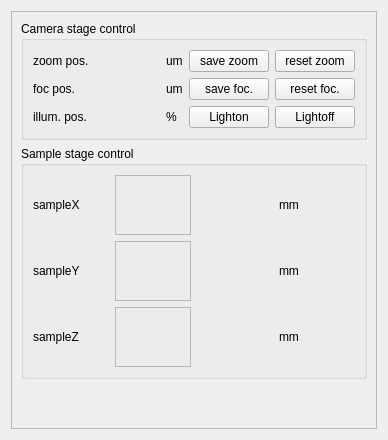
             <widget class="QWidget" name="tab_7">
              <attribute name="title">
               <string>BLControl</string>
              </attribute>
              <layout class="QVBoxLayout" name="verticalLayout_13">
               <item>
                <widget class="QFrame" name="frame_4">
                 <property name="frameShape">
                  <enum>QFrame::StyledPanel</enum>
                 </property>
                 <property name="frameShadow">
                  <enum>QFrame::Raised</enum>
                 </property>
                 <layout class="QVBoxLayout" name="verticalLayout_12">
                  <item>
                   <widget class="QGroupBox" name="groupBox_2">
                    <property name="title">
                     <string>Camera stage control</string>
                    </property>
                    <layout class="QVBoxLayout" name="verticalLayout_14">
                     <item>
                      <layout class="QGridLayout" name="gridLayout_7">
                       <item row="4" column="3">
                        <widget class="QLabel" name="label_26">
                         <property name="sizePolicy">
                          <sizepolicy hsizetype="Fixed" vsizetype="Preferred">
                           <horstretch>0</horstretch>
                           <verstretch>0</verstretch>
                          </sizepolicy>
                         </property>
                         <property name="text">
                          <string>%</string>
                         </property>
                        </widget>
                       </item>
                       <item row="4" column="5">
                        <widget class="QPushButton" name="pushButton_4">
                         <property name="text">
                          <string>Lightoff</string>
                         </property>
                        </widget>
                       </item>
                       <item row="1" column="4">
                        <widget class="QPushButton" name="pushButton_10">
                         <property name="text">
                          <string>save foc.</string>
                         </property>
                        </widget>
                       </item>
                       <item row="4" column="4">
                        <widget class="QPushButton" name="pushButton_3">
                         <property name="text">
                          <string>Lighton</string>
                         </property>
                        </widget>
                       </item>
                       <item row="0" column="1">
                        <widget class="TaurusWheelEdit" name="frame_zoom_pos">
                         <property name="frameShape">
                          <enum>QFrame::StyledPanel</enum>
                         </property>
                         <property name="frameShadow">
                          <enum>QFrame::Raised</enum>
                         </property>
                        </widget>
                       </item>
                       <item row="1" column="1">
                        <widget class="TaurusWheelEdit" name="frame_foc_pos">
                         <property name="frameShape">
                          <enum>QFrame::StyledPanel</enum>
                         </property>
                         <property name="frameShadow">
                          <enum>QFrame::Raised</enum>
                         </property>
                        </widget>
                       </item>
                       <item row="1" column="5">
                        <widget class="QPushButton" name="pushButton_12">
                         <property name="text">
                          <string>reset foc.</string>
                         </property>
                        </widget>
                       </item>
                       <item row="4" column="1">
                        <widget class="TaurusWheelEdit" name="frame_illum_pos">
                         <property name="frameShape">
                          <enum>QFrame::StyledPanel</enum>
                         </property>
                         <property name="frameShadow">
                          <enum>QFrame::Raised</enum>
                         </property>
                        </widget>
                       </item>
                       <item row="0" column="0">
                        <widget class="QLabel" name="label_27">
                         <property name="text">
                          <string>zoom pos.</string>
                         </property>
                        </widget>
                       </item>
                       <item row="4" column="0">
                        <widget class="QLabel" name="label_23">
                         <property name="text">
                          <string>illum. pos.</string>
                         </property>
                        </widget>
                       </item>
                       <item row="1" column="3">
                        <widget class="QLabel" name="label_54">
                         <property name="sizePolicy">
                          <sizepolicy hsizetype="Fixed" vsizetype="Preferred">
                           <horstretch>0</horstretch>
                           <verstretch>0</verstretch>
                          </sizepolicy>
                         </property>
                         <property name="text">
                          <string>um</string>
                         </property>
                        </widget>
                       </item>
                       <item row="1" column="0">
                        <widget class="QLabel" name="label_53">
                         <property name="text">
                          <string>foc pos.</string>
                         </property>
                        </widget>
                       </item>
                       <item row="0" column="4">
                        <widget class="QPushButton" name="pushButton_9">
                         <property name="text">
                          <string>save zoom</string>
                         </property>
                        </widget>
                       </item>
                       <item row="0" column="5">
                        <widget class="QPushButton" name="pushButton_11">
                         <property name="text">
                          <string>reset zoom</string>
                         </property>
                        </widget>
                       </item>
                       <item row="0" column="3">
                        <widget class="QLabel" name="label_22">
                         <property name="sizePolicy">
                          <sizepolicy hsizetype="Fixed" vsizetype="Preferred">
                           <horstretch>0</horstretch>
                           <verstretch>0</verstretch>
                          </sizepolicy>
                         </property>
                         <property name="text">
                          <string>um</string>
                         </property>
                        </widget>
                       </item>
                       <item row="0" column="2">
                        <widget class="TaurusLabel" name="label_zoom_pos">
                         <property name="text">
                          <string/>
                         </property>
                        </widget>
                       </item>
                       <item row="1" column="2">
                        <widget class="TaurusLabel" name="label_foc_pos">
                         <property name="text">
                          <string/>
                         </property>
                        </widget>
                       </item>
                       <item row="4" column="2">
                        <widget class="TaurusLabel" name="label_illum_pos">
                         <property name="minimumSize">
                          <size>
                           <width>59</width>
                           <height>0</height>
                          </size>
                         </property>
                         <property name="text">
                          <string/>
                         </property>
                        </widget>
                       </item>
                      </layout>
                     </item>
                    </layout>
                   </widget>
                  </item>
                  <item>
                   <widget class="QGroupBox" name="groupBox_3">
                    <property name="minimumSize">
                     <size>
                      <width>0</width>
                      <height>200</height>
                     </size>
                    </property>
                    <property name="title">
                     <string>Sample stage control</string>
                    </property>
                    <layout class="QVBoxLayout" name="verticalLayout_15">
                     <item>
                      <layout class="QGridLayout" name="gridLayout_9">
                       <item row="1" column="1">
                        <widget class="TaurusWheelEdit" name="frame_y_stage_value">
                         <property name="minimumSize">
                          <size>
                           <width>0</width>
                           <height>60</height>
                          </size>
                         </property>
                         <property name="frameShape">
                          <enum>QFrame::StyledPanel</enum>
                         </property>
                         <property name="frameShadow">
                          <enum>QFrame::Raised</enum>
                         </property>
                        </widget>
                       </item>
                       <item row="0" column="2">
                        <widget class="TaurusLabel" name="label_x_stage_value">
                         <property name="minimumSize">
                          <size>
                           <width>59</width>
                           <height>0</height>
                          </size>
                         </property>
                         <property name="text">
                          <string/>
                         </property>
                        </widget>
                       </item>
                       <item row="1" column="2">
                        <widget class="TaurusLabel" name="label_y_stage_value">
                         <property name="minimumSize">
                          <size>
                           <width>59</width>
                           <height>0</height>
                          </size>
                         </property>
                         <property name="text">
                          <string/>
                         </property>
                        </widget>
                       </item>
                       <item row="2" column="2">
                        <widget class="TaurusLabel" name="label_z_stage_value">
                         <property name="minimumSize">
                          <size>
                           <width>59</width>
                           <height>0</height>
                          </size>
                         </property>
                         <property name="text">
                          <string/>
                         </property>
                        </widget>
                       </item>
                       <item row="1" column="3">
                        <widget class="QLabel" name="label_45">
                         <property name="sizePolicy">
                          <sizepolicy hsizetype="Preferred" vsizetype="Fixed">
                           <horstretch>0</horstretch>
                           <verstretch>0</verstretch>
                          </sizepolicy>
                         </property>
                         <property name="text">
                          <string>mm</string>
                         </property>
                        </widget>
                       </item>
                       <item row="2" column="3">
                        <widget class="QLabel" name="label_30">
                         <property name="sizePolicy">
                          <sizepolicy hsizetype="Preferred" vsizetype="Fixed">
                           <horstretch>0</horstretch>
                           <verstretch>0</verstretch>
                          </sizepolicy>
                         </property>
                         <property name="text">
                          <string>mm</string>
                         </property>
                        </widget>
                       </item>
                       <item row="0" column="3">
                        <widget class="QLabel" name="label_43">
                         <property name="sizePolicy">
                          <sizepolicy hsizetype="Preferred" vsizetype="Fixed">
                           <horstretch>0</horstretch>
                           <verstretch>0</verstretch>
                          </sizepolicy>
                         </property>
                         <property name="text">
                          <string>mm</string>
                         </property>
                        </widget>
                       </item>
                       <item row="0" column="1">
                        <widget class="TaurusWheelEdit" name="frame_x_stage_value">
                         <property name="sizePolicy">
                          <sizepolicy hsizetype="Preferred" vsizetype="Preferred">
                           <horstretch>0</horstretch>
                           <verstretch>0</verstretch>
                          </sizepolicy>
                         </property>
                         <property name="minimumSize">
                          <size>
                           <width>0</width>
                           <height>60</height>
                          </size>
                         </property>
                         <property name="frameShape">
                          <enum>QFrame::StyledPanel</enum>
                         </property>
                         <property name="frameShadow">
                          <enum>QFrame::Raised</enum>
                         </property>
                        </widget>
                       </item>
                       <item row="0" column="0">
                        <widget class="QLabel" name="label_21">
                         <property name="text">
                          <string>sampleX</string>
                         </property>
                        </widget>
                       </item>
                       <item row="1" column="0">
                        <widget class="QLabel" name="label_24">
                         <property name="text">
                          <string>sampleY</string>
                         </property>
                        </widget>
                       </item>
                       <item row="2" column="1">
                        <widget class="TaurusWheelEdit" name="frame_z_stage_value">
                         <property name="minimumSize">
                          <size>
                           <width>0</width>
                           <height>60</height>
                          </size>
                         </property>
                         <property name="frameShape">
                          <enum>QFrame::StyledPanel</enum>
                         </property>
                         <property name="frameShadow">
                          <enum>QFrame::Raised</enum>
                         </property>
                        </widget>
                       </item>
                       <item row="2" column="0">
                        <widget class="QLabel" name="label_25">
                         <property name="text">
                          <string>sampleZ</string>
                         </property>
                        </widget>
                       </item>
                      </layout>
                     </item>
                    </layout>
                   </widget>
                  </item>
                  <item>
                   <spacer name="verticalSpacer_4">
                    <property name="orientation">
                     <enum>Qt::Vertical</enum>
                    </property>
                    <property name="sizeHint" stdset="0">
                     <size>
                      <width>20</width>
                      <height>40</height>
                     </size>
                    </property>
                   </spacer>
                  </item>
                 </layout>
                </widget>
               </item>
              </layout>
             </widget>
